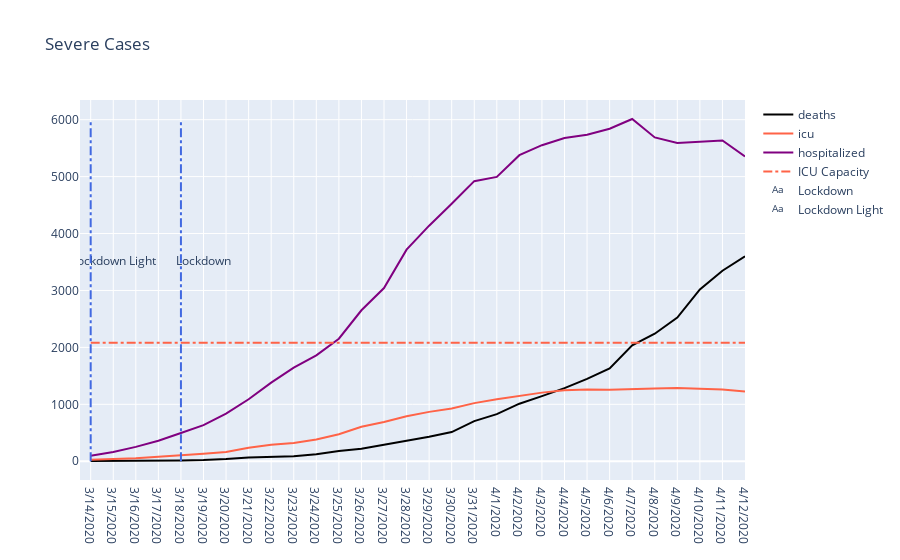

Here is the notebook cell this chart was saved with:
### Code cell
fig = go.Figure()
fig.update_yaxes(range=[0, 3000])
fig.layout={'title': 'Severe Cases'}
#fig.update_xaxes(range=["3/17/2020", "3/24/2020"])
fig.add_trace(go.Scatter(x=df_belgium_severe['date'], y=df_belgium_severe['deceased'], name='deaths', text=["ICU Capacity"], line={'color': 'black'}))
fig.add_trace(go.Scatter(x=df_belgium_severe['date'], y=df_belgium_severe['icu'], name='icu', line={'color' : 'tomato'}))
fig.add_trace(go.Scatter(x=df_belgium_severe['date'], y=df_belgium_severe['hospitalized'], name='hospitalized', line={'color': 'purple'}))
fig.add_trace(go.Scatter(x=df_belgium_severe['date'], y=df_belgium_severe['capacity_icu'], name='ICU Capacity', line=dict(
                color="tomato",
                dash="dashdot",
            )))

fig.add_shape(
        # Line Vertical
        dict(
            type="line",
            x0="3/18/2020",
            x1="3/18/2020",
            y0=0,
            y1=6000,
            line=dict(
                color="RoyalBlue",
                dash="dashdot",
            )
))
fig.add_trace(go.Scatter(x=["3/19/2020"], y=[3500], text=["Lockdown"], mode="text", name="Lockdown"))
fig.add_shape(
        # Line Vertical
        dict(
            type="line",
            x0="3/14/2020",
            x1="3/14/2020",
            y0=0,
            y1=6000,
            line=dict(
                color="RoyalBlue",
                dash="dashdot",
            )
))
fig.add_trace(go.Scatter(x=["3/15/2020"], y=[3500], text=["Lockdown Light"], mode="text", name="Lockdown Light"))
#data_severe = [go.Scatter(x=df_belgium_severe['date'], y=df_belgium_severe['death'], name='deaths'),
#               go.Scatter(x=df_belgium_severe['date'], y=df_belgium_severe['icu'], name='icu'),
#               go.Scatter(x=df_belgium_severe['date'], y=df_belgium_severe['hospitalized'], name='hospitalized')]

### Figure 1 — Plotly figure (JSON) as saved in the notebook; plotly's stock layout.template omitted (floating-point values rounded to 4 significant figures)
{"data": [{"line": {"color": "black"}, "name": "deaths", "text": ["ICU Capacity"], "type": "scatter", "x": ["3/14/2020", "3/15/2020", "3/16/2020", "3/17/2020", "3/18/2020", "3/19/2020", "3/20/2020", "3/21/2020", "3/22/2020", "3/23/2020", "3/24/2020", "3/25/2020", "3/26/2020", "3/27/2020", "3/28/2020", "3/29/2020", "3/30/2020", "3/31/2020", "4/1/2020", "4/2/2020", "4/3/2020", "4/4/2020", "4/5/2020", "4/6/2020", "4/7/2020", "4/8/2020", "4/9/2020", "4/10/2020", "4/11/2020", "4/12/2020"], "y": [4, 4, 5, 10, 14, 21, 37, 67, 75, 88, 122, 178, 220, 289, 353, 431, 513, 705, 828, 1011, 1143, 1283, 1447, 1632, 2035, 2240, 2523, 3019, 3346, 3600]}, {"line": {"color": "tomato"}, "name": "icu", "type": "scatter", "x": ["3/14/2020", "3/15/2020", "3/16/2020", "3/17/2020", "3/18/2020", "3/19/2020", "3/20/2020", "3/21/2020", "3/22/2020", "3/23/2020", "3/24/2020", "3/25/2020", "3/26/2020", "3/27/2020", "3/28/2020", "3/29/2020", "3/30/2020", "3/31/2020", "4/1/2020", "4/2/2020", "4/3/2020", "4/4/2020", "4/5/2020", "4/6/2020", "4/7/2020", "4/8/2020", "4/9/2020", "4/10/2020", "4/11/2020", "4/12/2020"], "y": [24, 33, 53, 79, 100, 130, 164, 238, 290, 322, 381, 474, 605, 690, 789, 867, 927, 1021, 1088, 1144, 1205, 1245, 1261, 1257, 1260, 1276, 1285, 1278, 1262, 1223]}, {"line": {"color": "purple"}, "name": "hospitalized", "type": "scatter", "x": ["3/14/2020", "3/15/2020", "3/16/2020", "3/17/2020", "3/18/2020", "3/19/2020", "3/20/2020", "3/21/2020", "3/22/2020", "3/23/2020", "3/24/2020", "3/25/2020", "3/26/2020", "3/27/2020", "3/28/2020", "3/29/2020", "3/30/2020", "3/31/2020", "4/1/2020", "4/2/2020", "4/3/2020", "4/4/2020", "4/5/2020", "4/6/2020", "4/7/2020", "4/8/2020", "4/9/2020", "4/10/2020", "4/11/2020", "4/12/2020"], "y": [97, 163, 252, 361, 496, 634, 837, 1089, 1380, 1643, 1859, 2152, 2652, 3042, 3717, 4138, 4524, 4920, 4995, 5376, 5552, 5678, 5735, 5840, 6012, 5688, 5590, 5610, 5635, 5353]}, {"line": {"color": "tomato", "dash": "dashdot"}, "name": "ICU Capacity", "type": "scatter", "x": ["3/14/2020", "3/15/2020", "3/16/2020", "3/17/2020", "3/18/2020", "3/19/2020", "3/20/2020", "3/21/2020", "3/22/2020", "3/23/2020", "3/24/2020", "3/25/2020", "3/26/2020", "3/27/2020", "3/28/2020", "3/29/2020", "3/30/2020", "3/31/2020", "4/1/2020", "4/2/2020", "4/3/2020", "4/4/2020", "4/5/2020", "4/6/2020", "4/7/2020", "4/8/2020", "4/9/2020", "4/10/2020", "4/11/2020", "4/12/2020"], "y": [2081, 2081, 2081, 2081, 2081, 2081, 2081, 2081, 2081, 2081, 2081, 2081, 2081, 2081, 2081, 2081, 2081, 2081, 2081, 2081, 2081, 2081, 2081, 2081, 2081, 2081, 2081, 2081, 2081, 2081]}, {"mode": "text", "name": "Lockdown", "text": ["Lockdown"], "type": "scatter", "x": ["3/19/2020"], "y": [3500]}, {"mode": "text", "name": "Lockdown Light", "text": ["Lockdown Light"], "type": "scatter", "x": ["3/15/2020"], "y": [3500]}], "layout": {"shapes": [{"line": {"color": "RoyalBlue", "dash": "dashdot"}, "type": "line", "x0": "3/18/2020", "x1": "3/18/2020", "y0": 0, "y1": 6000}, {"line": {"color": "RoyalBlue", "dash": "dashdot"}, "type": "line", "x0": "3/14/2020", "x1": "3/14/2020", "y0": 0, "y1": 6000}], "title": {"text": "Severe Cases"}}}
